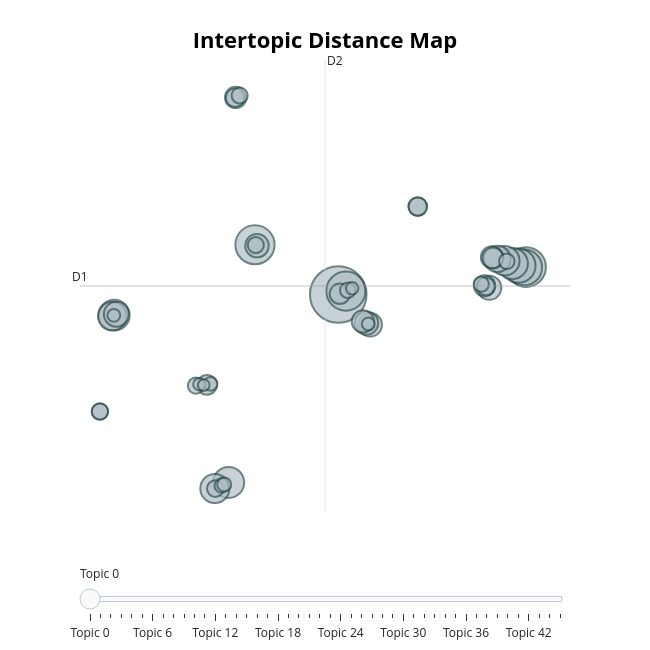

Notebook code for this chart:
### Code cell
# Visualize the distance between topics
fig2 = topic_model.visualize_topics()
fig2.show()

### Figure 1 — Plotly figure (JSON) as saved in the notebook; plotly's stock layout.template omitted (floating-point values rounded to 4 significant figures; data arrays with more than 128 entries replaced by an {"elided": "..."} marker saying what was removed)
{"data": [{"customdata": {"elided": "46x3 mixed values"}, "hovertemplate": "<b>Topic %{customdata[0]}</b><br>%{customdata[1]}<br>Size: %{customdata[2]}", "legendgroup": "", "marker": {"color": "#B0BEC5", "line": {"color": "DarkSlateGrey", "width": 2}, "size": [309, 153, 148, 148, 123, 113, 94, 93, 91, 84, 82, 79, 67, 60, 56, 54, 53, 53, 48, 47, 44, 44, 42, 40, 38, 34, 33, 32, 31, 27, 26, 25, 25, 25, 25, 23, 23, 22, 20, 19, 18, 16, 16, 15, 15, 13], "sizemode": "area", "sizeref": 0.1931, "symbol": "circle"}, "mode": "markers", "name": "", "orientation": "v", "showlegend": false, "type": "scatter", "x": [5.327, 14.8, 5.711, 1.126, 14.71, 14.42, 14.11, -0.204, -5.975, 13.73, -0.8985, -6.074, 13.36, -5.87, 12.94, 6.936, 1.227, 6.753, 6.57, 13.08, 0.1496, 12.71, 13.13, 5.407, -1.298, 9.337, 0.1166, 9.337, 12.77, -0.8738, -6.698, 1.167, -1.857, -6.698, 0.3532, 13.83, 5.807, 12.54, -0.5525, -0.4261, -1.113, 6.843, -5.996, -1.679, 6.027, -1.459], "xaxis": "x", "y": [4.229, 7.278, 4.615, 9.758, 7.237, 7.435, 7.672, -16.63, 1.939, 7.986, -17.31, 1.84, 8.177, 2.044, 4.975, 0.8731, 9.657, 1.057, 1.239, 8.363, 26.12, 5.198, 8.299, 4.313, -5.794, 13.99, 26.09, 13.99, 5.139, -17.32, -8.761, 9.718, -5.889, -8.761, 26.32, 7.927, 4.709, 5.381, -16.98, -16.85, -5.688, 0.9665, 1.918, -5.727, 4.917, -5.832], "yaxis": "y"}], "layout": {"annotations": [{"showarrow": false, "text": "D1", "x": -7.703, "y": 5.178, "yshift": 10}, {"showarrow": false, "text": "D2", "x": 4.658, "xshift": 10, "y": 30.27}], "height": 650, "hoverlabel": {"bgcolor": "white", "font": {"family": "Rockwell", "size": 16}}, "legend": {"itemsizing": "constant", "tracegroupgap": 0}, "margin": {"t": 60}, "shapes": [{"line": {"color": "#CFD8DC", "width": 2}, "type": "line", "x0": 4.658, "x1": 4.658, "y0": -19.92, "y1": 30.27}, {"line": {"color": "#9E9E9E", "width": 2}, "type": "line", "x0": -7.703, "x1": 17.02, "y0": 5.178, "y1": 5.178}], "sliders": [{"active": 0, "pad": {"t": 50}, "steps": [{"args": [{"marker.color": [["red", "#B0BEC5", "#B0BEC5", "#B0BEC5", "#B0BEC5", "#B0BEC5", "#B0BEC5", "#B0BEC5", "#B0BEC5", "#B0BEC5", "#B0BEC5", "#B0BEC5", "#B0BEC5", "#B0BEC5", "#B0BEC5", "#B0BEC5", "#B0BEC5", "#B0BEC5", "#B0BEC5", "#B0BEC5", "#B0BEC5", "#B0BEC5", "#B0BEC5", "#B0BEC5", "#B0BEC5", "#B0BEC5", "#B0BEC5", "#B0BEC5", "#B0BEC5", "#B0BEC5", "#B0BEC5", "#B0BEC5", "#B0BEC5", "#B0BEC5", "#B0BEC5", "#B0BEC5", "#B0BEC5", "#B0BEC5", "#B0BEC5", "#B0BEC5", "#B0BEC5", "#B0BEC5", "#B0BEC5", "#B0BEC5", "#B0BEC5", "#B0BEC5"]]}], "label": "Topic 0", "method": "update"}, {"args": [{"marker.color": [["#B0BEC5", "red", "#B0BEC5", "#B0BEC5", "#B0BEC5", "#B0BEC5", "#B0BEC5", "#B0BEC5", "#B0BEC5", "#B0BEC5", "#B0BEC5", "#B0BEC5", "#B0BEC5", "#B0BEC5", "#B0BEC5", "#B0BEC5", "#B0BEC5", "#B0BEC5", "#B0BEC5", "#B0BEC5", "#B0BEC5", "#B0BEC5", "#B0BEC5", "#B0BEC5", "#B0BEC5", "#B0BEC5", "#B0BEC5", "#B0BEC5", "#B0BEC5", "#B0BEC5", "#B0BEC5", "#B0BEC5", "#B0BEC5", "#B0BEC5", "#B0BEC5", "#B0BEC5", "#B0BEC5", "#B0BEC5", "#B0BEC5", "#B0BEC5", "#B0BEC5", "#B0BEC5", "#B0BEC5", "#B0BEC5", "#B0BEC5", "#B0BEC5"]]}], "label": "Topic 1", "method": "update"}, {"args": [{"marker.color": [["#B0BEC5", "#B0BEC5", "red", "#B0BEC5", "#B0BEC5", "#B0BEC5", "#B0BEC5", "#B0BEC5", "#B0BEC5", "#B0BEC5", "#B0BEC5", "#B0BEC5", "#B0BEC5", "#B0BEC5", "#B0BEC5", "#B0BEC5", "#B0BEC5", "#B0BEC5", "#B0BEC5", "#B0BEC5", "#B0BEC5", "#B0BEC5", "#B0BEC5", "#B0BEC5", "#B0BEC5", "#B0BEC5", "#B0BEC5", "#B0BEC5", "#B0BEC5", "#B0BEC5", "#B0BEC5", "#B0BEC5", "#B0BEC5", "#B0BEC5", "#B0BEC5", "#B0BEC5", "#B0BEC5", "#B0BEC5", "#B0BEC5", "#B0BEC5", "#B0BEC5", "#B0BEC5", "#B0BEC5", "#B0BEC5", "#B0BEC5", "#B0BEC5"]]}], "label": "Topic 2", "method": "update"}, {"args": [{"marker.color": [["#B0BEC5", "#B0BEC5", "#B0BEC5", "red", "#B0BEC5", "#B0BEC5", "#B0BEC5", "#B0BEC5", "#B0BEC5", "#B0BEC5", "#B0BEC5", "#B0BEC5", "#B0BEC5", "#B0BEC5", "#B0BEC5", "#B0BEC5", "#B0BEC5", "#B0BEC5", "#B0BEC5", "#B0BEC5", "#B0BEC5", "#B0BEC5", "#B0BEC5", "#B0BEC5", "#B0BEC5", "#B0BEC5", "#B0BEC5", "#B0BEC5", "#B0BEC5", "#B0BEC5", "#B0BEC5", "#B0BEC5", "#B0BEC5", "#B0BEC5", "#B0BEC5", "#B0BEC5", "#B0BEC5", "#B0BEC5", "#B0BEC5", "#B0BEC5", "#B0BEC5", "#B0BEC5", "#B0BEC5", "#B0BEC5", "#B0BEC5", "#B0BEC5"]]}], "label": "Topic 3", "method": "update"}, {"args": [{"marker.color": [["#B0BEC5", "#B0BEC5", "#B0BEC5", "#B0BEC5", "red", "#B0BEC5", "#B0BEC5", "#B0BEC5", "#B0BEC5", "#B0BEC5", "#B0BEC5", "#B0BEC5", "#B0BEC5", "#B0BEC5", "#B0BEC5", "#B0BEC5", "#B0BEC5", "#B0BEC5", "#B0BEC5", "#B0BEC5", "#B0BEC5", "#B0BEC5", "#B0BEC5", "#B0BEC5", "#B0BEC5", "#B0BEC5", "#B0BEC5", "#B0BEC5", "#B0BEC5", "#B0BEC5", "#B0BEC5", "#B0BEC5", "#B0BEC5", "#B0BEC5", "#B0BEC5", "#B0BEC5", "#B0BEC5", "#B0BEC5", "#B0BEC5", "#B0BEC5", "#B0BEC5", "#B0BEC5", "#B0BEC5", "#B0BEC5", "#B0BEC5", "#B0BEC5"]]}], "label": "Topic 4", "method": "update"}, {"args": [{"marker.color": [["#B0BEC5", "#B0BEC5", "#B0BEC5", "#B0BEC5", "#B0BEC5", "red", "#B0BEC5", "#B0BEC5", "#B0BEC5", "#B0BEC5", "#B0BEC5", "#B0BEC5", "#B0BEC5", "#B0BEC5", "#B0BEC5", "#B0BEC5", "#B0BEC5", "#B0BEC5", "#B0BEC5", "#B0BEC5", "#B0BEC5", "#B0BEC5", "#B0BEC5", "#B0BEC5", "#B0BEC5", "#B0BEC5", "#B0BEC5", "#B0BEC5", "#B0BEC5", "#B0BEC5", "#B0BEC5", "#B0BEC5", "#B0BEC5", "#B0BEC5", "#B0BEC5", "#B0BEC5", "#B0BEC5", "#B0BEC5", "#B0BEC5", "#B0BEC5", "#B0BEC5", "#B0BEC5", "#B0BEC5", "#B0BEC5", "#B0BEC5", "#B0BEC5"]]}], "label": "Topic 5", "method": "update"}, {"args": [{"marker.color": [["#B0BEC5", "#B0BEC5", "#B0BEC5", "#B0BEC5", "#B0BEC5", "#B0BEC5", "red", "#B0BEC5", "#B0BEC5", "#B0BEC5", "#B0BEC5", "#B0BEC5", "#B0BEC5", "#B0BEC5", "#B0BEC5", "#B0BEC5", "#B0BEC5", "#B0BEC5", "#B0BEC5", "#B0BEC5", "#B0BEC5", "#B0BEC5", "#B0BEC5", "#B0BEC5", "#B0BEC5", "#B0BEC5", "#B0BEC5", "#B0BEC5", "#B0BEC5", "#B0BEC5", "#B0BEC5", "#B0BEC5", "#B0BEC5", "#B0BEC5", "#B0BEC5", "#B0BEC5", "#B0BEC5", "#B0BEC5", "#B0BEC5", "#B0BEC5", "#B0BEC5", "#B0BEC5", "#B0BEC5", "#B0BEC5", "#B0BEC5", "#B0BEC5"]]}], "label": "Topic 6", "method": "update"}, {"args": [{"marker.color": [["#B0BEC5", "#B0BEC5", "#B0BEC5", "#B0BEC5", "#B0BEC5", "#B0BEC5", "#B0BEC5", "red", "#B0BEC5", "#B0BEC5", "#B0BEC5", "#B0BEC5", "#B0BEC5", "#B0BEC5", "#B0BEC5", "#B0BEC5", "#B0BEC5", "#B0BEC5", "#B0BEC5", "#B0BEC5", "#B0BEC5", "#B0BEC5", "#B0BEC5", "#B0BEC5", "#B0BEC5", "#B0BEC5", "#B0BEC5", "#B0BEC5", "#B0BEC5", "#B0BEC5", "#B0BEC5", "#B0BEC5", "#B0BEC5", "#B0BEC5", "#B0BEC5", "#B0BEC5", "#B0BEC5", "#B0BEC5", "#B0BEC5", "#B0BEC5", "#B0BEC5", "#B0BEC5", "#B0BEC5", "#B0BEC5", "#B0BEC5", "#B0BEC5"]]}], "label": "Topic 7", "method": "update"}, {"args": [{"marker.color": [["#B0BEC5", "#B0BEC5", "#B0BEC5", "#B0BEC5", "#B0BEC5", "#B0BEC5", "#B0BEC5", "#B0BEC5", "red", "#B0BEC5", "#B0BEC5", "#B0BEC5", "#B0BEC5", "#B0BEC5", "#B0BEC5", "#B0BEC5", "#B0BEC5", "#B0BEC5", "#B0BEC5", "#B0BEC5", "#B0BEC5", "#B0BEC5", "#B0BEC5", "#B0BEC5", "#B0BEC5", "#B0BEC5", "#B0BEC5", "#B0BEC5", "#B0BEC5", "#B0BEC5", "#B0BEC5", "#B0BEC5", "#B0BEC5", "#B0BEC5", "#B0BEC5", "#B0BEC5", "#B0BEC5", "#B0BEC5", "#B0BEC5", "#B0BEC5", "#B0BEC5", "#B0BEC5", "#B0BEC5", "#B0BEC5", "#B0BEC5", "#B0BEC5"]]}], "label": "Topic 8", "method": "update"}, {"args": [{"marker.color": [["#B0BEC5", "#B0BEC5", "#B0BEC5", "#B0BEC5", "#B0BEC5", "#B0BEC5", "#B0BEC5", "#B0BEC5", "#B0BEC5", "red", "#B0BEC5", "#B0BEC5", "#B0BEC5", "#B0BEC5", "#B0BEC5", "#B0BEC5", "#B0BEC5", "#B0BEC5", "#B0BEC5", "#B0BEC5", "#B0BEC5", "#B0BEC5", "#B0BEC5", "#B0BEC5", "#B0BEC5", "#B0BEC5", "#B0BEC5", "#B0BEC5", "#B0BEC5", "#B0BEC5", "#B0BEC5", "#B0BEC5", "#B0BEC5", "#B0BEC5", "#B0BEC5", "#B0BEC5", "#B0BEC5", "#B0BEC5", "#B0BEC5", "#B0BEC5", "#B0BEC5", "#B0BEC5", "#B0BEC5", "#B0BEC5", "#B0BEC5", "#B0BEC5"]]}], "label": "Topic 9", "method": "update"}, {"args": [{"marker.color": [["#B0BEC5", "#B0BEC5", "#B0BEC5", "#B0BEC5", "#B0BEC5", "#B0BEC5", "#B0BEC5", "#B0BEC5", "#B0BEC5", "#B0BEC5", "red", "#B0BEC5", "#B0BEC5", "#B0BEC5", "#B0BEC5", "#B0BEC5", "#B0BEC5", "#B0BEC5", "#B0BEC5", "#B0BEC5", "#B0BEC5", "#B0BEC5", "#B0BEC5", "#B0BEC5", "#B0BEC5", "#B0BEC5", "#B0BEC5", "#B0BEC5", "#B0BEC5", "#B0BEC5", "#B0BEC5", "#B0BEC5", "#B0BEC5", "#B0BEC5", "#B0BEC5", "#B0BEC5", "#B0BEC5", "#B0BEC5", "#B0BEC5", "#B0BEC5", "#B0BEC5", "#B0BEC5", "#B0BEC5", "#B0BEC5", "#B0BEC5", "#B0BEC5"]]}], "label": "Topic 10", "method": "update"}, {"args": [{"marker.color": [["#B0BEC5", "#B0BEC5", "#B0BEC5", "#B0BEC5", "#B0BEC5", "#B0BEC5", "#B0BEC5", "#B0BEC5", "#B0BEC5", "#B0BEC5", "#B0BEC5", "red", "#B0BEC5", "#B0BEC5", "#B0BEC5", "#B0BEC5", "#B0BEC5", "#B0BEC5", "#B0BEC5", "#B0BEC5", "#B0BEC5", "#B0BEC5", "#B0BEC5", "#B0BEC5", "#B0BEC5", "#B0BEC5", "#B0BEC5", "#B0BEC5", "#B0BEC5", "#B0BEC5", "#B0BEC5", "#B0BEC5", "#B0BEC5", "#B0BEC5", "#B0BEC5", "#B0BEC5", "#B0BEC5", "#B0BEC5", "#B0BEC5", "#B0BEC5", "#B0BEC5", "#B0BEC5", "#B0BEC5", "#B0BEC5", "#B0BEC5", "#B0BEC5"]]}], "label": "Topic 11", "method": "update"}, {"args": [{"marker.color": [["#B0BEC5", "#B0BEC5", "#B0BEC5", "#B0BEC5", "#B0BEC5", "#B0BEC5", "#B0BEC5", "#B0BEC5", "#B0BEC5", "#B0BEC5", "#B0BEC5", "#B0BEC5", "red", "#B0BEC5", "#B0BEC5", "#B0BEC5", "#B0BEC5", "#B0BEC5", "#B0BEC5", "#B0BEC5", "#B0BEC5", "#B0BEC5", "#B0BEC5", "#B0BEC5", "#B0BEC5", "#B0BEC5", "#B0BEC5", "#B0BEC5", "#B0BEC5", "#B0BEC5", "#B0BEC5", "#B0BEC5", "#B0BEC5", "#B0BEC5", "#B0BEC5", "#B0BEC5", "#B0BEC5", "#B0BEC5", "#B0BEC5", "#B0BEC5", "#B0BEC5", "#B0BEC5", "#B0BEC5", "#B0BEC5", "#B0BEC5", "#B0BEC5"]]}], "label": "Topic 12", "method": "update"}, {"args": [{"marker.color": [["#B0BEC5", "#B0BEC5", "#B0BEC5", "#B0BEC5", "#B0BEC5", "#B0BEC5", "#B0BEC5", "#B0BEC5", "#B0BEC5", "#B0BEC5", "#B0BEC5", "#B0BEC5", "#B0BEC5", "red", "#B0BEC5", "#B0BEC5", "#B0BEC5", "#B0BEC5", "#B0BEC5", "#B0BEC5", "#B0BEC5", "#B0BEC5", "#B0BEC5", "#B0BEC5", "#B0BEC5", "#B0BEC5", "#B0BEC5", "#B0BEC5", "#B0BEC5", "#B0BEC5", "#B0BEC5", "#B0BEC5", "#B0BEC5", "#B0BEC5", "#B0BEC5", "#B0BEC5", "#B0BEC5", "#B0BEC5", "#B0BEC5", "#B0BEC5", "#B0BEC5", "#B0BEC5", "#B0BEC5", "#B0BEC5", "#B0BEC5", "#B0BEC5"]]}], "label": "Topic 13", "method": "update"}, {"args": [{"marker.color": [["#B0BEC5", "#B0BEC5", "#B0BEC5", "#B0BEC5", "#B0BEC5", "#B0BEC5", "#B0BEC5", "#B0BEC5", "#B0BEC5", "#B0BEC5", "#B0BEC5", "#B0BEC5", "#B0BEC5", "#B0BEC5", "red", "#B0BEC5", "#B0BEC5", "#B0BEC5", "#B0BEC5", "#B0BEC5", "#B0BEC5", "#B0BEC5", "#B0BEC5", "#B0BEC5", "#B0BEC5", "#B0BEC5", "#B0BEC5", "#B0BEC5", "#B0BEC5", "#B0BEC5", "#B0BEC5", "#B0BEC5", "#B0BEC5", "#B0BEC5", "#B0BEC5", "#B0BEC5", "#B0BEC5", "#B0BEC5", "#B0BEC5", "#B0BEC5", "#B0BEC5", "#B0BEC5", "#B0BEC5", "#B0BEC5", "#B0BEC5", "#B0BEC5"]]}], "label": "Topic 14", "method": "update"}, {"args": [{"marker.color": [["#B0BEC5", "#B0BEC5", "#B0BEC5", "#B0BEC5", "#B0BEC5", "#B0BEC5", "#B0BEC5", "#B0BEC5", "#B0BEC5", "#B0BEC5", "#B0BEC5", "#B0BEC5", "#B0BEC5", "#B0BEC5", "#B0BEC5", "red", "#B0BEC5", "#B0BEC5", "#B0BEC5", "#B0BEC5", "#B0BEC5", "#B0BEC5", "#B0BEC5", "#B0BEC5", "#B0BEC5", "#B0BEC5", "#B0BEC5", "#B0BEC5", "#B0BEC5", "#B0BEC5", "#B0BEC5", "#B0BEC5", "#B0BEC5", "#B0BEC5", "#B0BEC5", "#B0BEC5", "#B0BEC5", "#B0BEC5", "#B0BEC5", "#B0BEC5", "#B0BEC5", "#B0BEC5", "#B0BEC5", "#B0BEC5", "#B0BEC5", "#B0BEC5"]]}], "label": "Topic 15", "method": "update"}, {"args": [{"marker.color": [["#B0BEC5", "#B0BEC5", "#B0BEC5", "#B0BEC5", "#B0BEC5", "#B0BEC5", "#B0BEC5", "#B0BEC5", "#B0BEC5", "#B0BEC5", "#B0BEC5", "#B0BEC5", "#B0BEC5", "#B0BEC5", "#B0BEC5", "#B0BEC5", "red", "#B0BEC5", "#B0BEC5", "#B0BEC5", "#B0BEC5", "#B0BEC5", "#B0BEC5", "#B0BEC5", "#B0BEC5", "#B0BEC5", "#B0BEC5", "#B0BEC5", "#B0BEC5", "#B0BEC5", "#B0BEC5", "#B0BEC5", "#B0BEC5", "#B0BEC5", "#B0BEC5", "#B0BEC5", "#B0BEC5", "#B0BEC5", "#B0BEC5", "#B0BEC5", "#B0BEC5", "#B0BEC5", "#B0BEC5", "#B0BEC5", "#B0BEC5", "#B0BEC5"]]}], "label": "Topic 16", "method": "update"}, {"args": [{"marker.color": [["#B0BEC5", "#B0BEC5", "#B0BEC5", "#B0BEC5", "#B0BEC5", "#B0BEC5", "#B0BEC5", "#B0BEC5", "#B0BEC5", "#B0BEC5", "#B0BEC5", "#B0BEC5", "#B0BEC5", "#B0BEC5", "#B0BEC5", "#B0BEC5", "#B0BEC5", "red", "#B0BEC5", "#B0BEC5", "#B0BEC5", "#B0BEC5", "#B0BEC5", "#B0BEC5", "#B0BEC5", "#B0BEC5", "#B0BEC5", "#B0BEC5", "#B0BEC5", "#B0BEC5", "#B0BEC5", "#B0BEC5", "#B0BEC5", "#B0BEC5", "#B0BEC5", "#B0BEC5", "#B0BEC5", "#B0BEC5", "#B0BEC5", "#B0BEC5", "#B0BEC5", "#B0BEC5", "#B0BEC5", "#B0BEC5", "#B0BEC5", "#B0BEC5"]]}], "label": "Topic 17", "method": "update"}, {"args": [{"marker.color": [["#B0BEC5", "#B0BEC5", "#B0BEC5", "#B0BEC5", "#B0BEC5", "#B0BEC5", "#B0BEC5", "#B0BEC5", "#B0BEC5", "#B0BEC5", "#B0BEC5", "#B0BEC5", "#B0BEC5", "#B0BEC5", "#B0BEC5", "#B0BEC5", "#B0BEC5", "#B0BEC5", "red", "#B0BEC5", "#B0BEC5", "#B0BEC5", "#B0BEC5", "#B0BEC5", "#B0BEC5", "#B0BEC5", "#B0BEC5", "#B0BEC5", "#B0BEC5", "#B0BEC5", "#B0BEC5", "#B0BEC5", "#B0BEC5", "#B0BEC5", "#B0BEC5", "#B0BEC5", "#B0BEC5", "#B0BEC5", "#B0BEC5", "#B0BEC5", "#B0BEC5", "#B0BEC5", "#B0BEC5", "#B0BEC5", "#B0BEC5", "#B0BEC5"]]}], "label": "Topic 18", "method": "update"}, {"args": [{"marker.color": [["#B0BEC5", "#B0BEC5", "#B0BEC5", "#B0BEC5", "#B0BEC5", "#B0BEC5", "#B0BEC5", "#B0BEC5", "#B0BEC5", "#B0BEC5", "#B0BEC5", "#B0BEC5", "#B0BEC5", "#B0BEC5", "#B0BEC5", "#B0BEC5", "#B0BEC5", "#B0BEC5", "#B0BEC5", "red", "#B0BEC5", "#B0BEC5", "#B0BEC5", "#B0BEC5", "#B0BEC5", "#B0BEC5", "#B0BEC5", "#B0BEC5", "#B0BEC5", "#B0BEC5", "#B0BEC5", "#B0BEC5", "#B0BEC5", "#B0BEC5", "#B0BEC5", "#B0BEC5", "#B0BEC5", "#B0BEC5", "#B0BEC5", "#B0BEC5", "#B0BEC5", "#B0BEC5", "#B0BEC5", "#B0BEC5", "#B0BEC5", "#B0BEC5"]]}], "label": "Topic 19", "method": "update"}, {"args": [{"marker.color": [["#B0BEC5", "#B0BEC5", "#B0BEC5", "#B0BEC5", "#B0BEC5", "#B0BEC5", "#B0BEC5", "#B0BEC5", "#B0BEC5", "#B0BEC5", "#B0BEC5", "#B0BEC5", "#B0BEC5", "#B0BEC5", "#B0BEC5", "#B0BEC5", "#B0BEC5", "#B0BEC5", "#B0BEC5", "#B0BEC5", "red", "#B0BEC5", "#B0BEC5", "#B0BEC5", "#B0BEC5", "#B0BEC5", "#B0BEC5", "#B0BEC5", "#B0BEC5", "#B0BEC5", "#B0BEC5", "#B0BEC5", "#B0BEC5", "#B0BEC5", "#B0BEC5", "#B0BEC5", "#B0BEC5", "#B0BEC5", "#B0BEC5", "#B0BEC5", "#B0BEC5", "#B0BEC5", "#B0BEC5", "#B0BEC5", "#B0BEC5", "#B0BEC5"]]}], "label": "Topic 20", "method": "update"}, {"args": [{"marker.color": [["#B0BEC5", "#B0BEC5", "#B0BEC5", "#B0BEC5", "#B0BEC5", "#B0BEC5", "#B0BEC5", "#B0BEC5", "#B0BEC5", "#B0BEC5", "#B0BEC5", "#B0BEC5", "#B0BEC5", "#B0BEC5", "#B0BEC5", "#B0BEC5", "#B0BEC5", "#B0BEC5", "#B0BEC5", "#B0BEC5", "#B0BEC5", "red", "#B0BEC5", "#B0BEC5", "#B0BEC5", "#B0BEC5", "#B0BEC5", "#B0BEC5", "#B0BEC5", "#B0BEC5", "#B0BEC5", "#B0BEC5", "#B0BEC5", "#B0BEC5", "#B0BEC5", "#B0BEC5", "#B0BEC5", "#B0BEC5", "#B0BEC5", "#B0BEC5", "#B0BEC5", "#B0BEC5", "#B0BEC5", "#B0BEC5", "#B0BEC5", "#B0BEC5"]]}], "label": "Topic 21", "method": "update"}, {"args": [{"marker.color": [["#B0BEC5", "#B0BEC5", "#B0BEC5", "#B0BEC5", "#B0BEC5", "#B0BEC5", "#B0BEC5", "#B0BEC5", "#B0BEC5", "#B0BEC5", "#B0BEC5", "#B0BEC5", "#B0BEC5", "#B0BEC5", "#B0BEC5", "#B0BEC5", "#B0BEC5", "#B0BEC5", "#B0BEC5", "#B0BEC5", "#B0BEC5", "#B0BEC5", "red", "#B0BEC5", "#B0BEC5", "#B0BEC5", "#B0BEC5", "#B0BEC5", "#B0BEC5", "#B0BEC5", "#B0BEC5", "#B0BEC5", "#B0BEC5", "#B0BEC5", "#B0BEC5", "#B0BEC5", "#B0BEC5", "#B0BEC5", "#B0BEC5", "#B0BEC5", "#B0BEC5", "#B0BEC5", "#B0BEC5", "#B0BEC5", "#B0BEC5", "#B0BEC5"]]}], "label": "Topic 22", "method": "update"}, {"args": [{"marker.color": [["#B0BEC5", "#B0BEC5", "#B0BEC5", "#B0BEC5", "#B0BEC5", "#B0BEC5", "#B0BEC5", "#B0BEC5", "#B0BEC5", "#B0BEC5", "#B0BEC5", "#B0BEC5", "#B0BEC5", "#B0BEC5", "#B0BEC5", "#B0BEC5", "#B0BEC5", "#B0BEC5", "#B0BEC5", "#B0BEC5", "#B0BEC5", "#B0BEC5", "#B0BEC5", "red", "#B0BEC5", "#B0BEC5", "#B0BEC5", "#B0BEC5", "#B0BEC5", "#B0BEC5", "#B0BEC5", "#B0BEC5", "#B0BEC5", "#B0BEC5", "#B0BEC5", "#B0BEC5", "#B0BEC5", "#B0BEC5", "#B0BEC5", "#B0BEC5", "#B0BEC5", "#B0BEC5", "#B0BEC5", "#B0BEC5", "#B0BEC5", "#B0BEC5"]]}], "label": "Topic 23", "method": "update"}, {"args": [{"marker.color": [["#B0BEC5", "#B0BEC5", "#B0BEC5", "#B0BEC5", "#B0BEC5", "#B0BEC5", "#B0BEC5", "#B0BEC5", "#B0BEC5", "#B0BEC5", "#B0BEC5", "#B0BEC5", "#B0BEC5", "#B0BEC5", "#B0BEC5", "#B0BEC5", "#B0BEC5", "#B0BEC5", "#B0BEC5", "#B0BEC5", "#B0BEC5", "#B0BEC5", "#B0BEC5", "#B0BEC5", "red", "#B0BEC5", "#B0BEC5", "#B0BEC5", "#B0BEC5", "#B0BEC5", "#B0BEC5", "#B0BEC5", "#B0BEC5", "#B0BEC5", "#B0BEC5", "#B0BEC5", "#B0BEC5", "#B0BEC5", "#B0BEC5", "#B0BEC5", "#B0BEC5", "#B0BEC5", "#B0BEC5", "#B0BEC5", "#B0BEC5", "#B0BEC5"]]}], "label": "Topic 24", "method": "update"}, {"args": [{"marker.color": [["#B0BEC5", "#B0BEC5", "#B0BEC5", "#B0BEC5", "#B0BEC5", "#B0BEC5", "#B0BEC5", "#B0BEC5", "#B0BEC5", "#B0BEC5", "#B0BEC5", "#B0BEC5", "#B0BEC5", "#B0BEC5", "#B0BEC5", "#B0BEC5", "#B0BEC5", "#B0BEC5", "#B0BEC5", "#B0BEC5", "#B0BEC5", "#B0BEC5", "#B0BEC5", "#B0BEC5", "#B0BEC5", "red", "#B0BEC5", "#B0BEC5", "#B0BEC5", "#B0BEC5", "#B0BEC5", "#B0BEC5", "#B0BEC5", "#B0BEC5", "#B0BEC5", "#B0BEC5", "#B0BEC5", "#B0BEC5", "#B0BEC5", "#B0BEC5", "#B0BEC5", "#B0BEC5", "#B0BEC5", "#B0BEC5", "#B0BEC5", "#B0BEC5"]]}], "label": "Topic 25", "method": "update"}, {"args": [{"marker.color": [["#B0BEC5", "#B0BEC5", "#B0BEC5", "#B0BEC5", "#B0BEC5", "#B0BEC5", "#B0BEC5", "#B0BEC5", "#B0BEC5", "#B0BEC5", "#B0BEC5", "#B0BEC5", "#B0BEC5", "#B0BEC5", "#B0BEC5", "#B0BEC5", "#B0BEC5", "#B0BEC5", "#B0BEC5", "#B0BEC5", "#B0BEC5", "#B0BEC5", "#B0BEC5", "#B0BEC5", "#B0BEC5", "#B0BEC5", "red", "#B0BEC5", "#B0BEC5", "#B0BEC5", "#B0BEC5", "#B0BEC5", "#B0BEC5", "#B0BEC5", "#B0BEC5", "#B0BEC5", "#B0BEC5", "#B0BEC5", "#B0BEC5", "#B0BEC5", "#B0BEC5", "#B0BEC5", "#B0BEC5", "#B0BEC5", "#B0BEC5", "#B0BEC5"]]}], "label": "Topic 26", "method": "update"}, {"args": [{"marker.color": [["#B0BEC5", "#B0BEC5", "#B0BEC5", "#B0BEC5", "#B0BEC5", "#B0BEC5", "#B0BEC5", "#B0BEC5", "#B0BEC5", "#B0BEC5", "#B0BEC5", "#B0BEC5", "#B0BEC5", "#B0BEC5", "#B0BEC5", "#B0BEC5", "#B0BEC5", "#B0BEC5", "#B0BEC5", "#B0BEC5", "#B0BEC5", "#B0BEC5", "#B0BEC5", "#B0BEC5", "#B0BEC5", "#B0BEC5", "#B0BEC5", "red", "#B0BEC5", "#B0BEC5", "#B0BEC5", "#B0BEC5", "#B0BEC5", "#B0BEC5", "#B0BEC5", "#B0BEC5", "#B0BEC5", "#B0BEC5", "#B0BEC5", "#B0BEC5", "#B0BEC5", "#B0BEC5", "#B0BEC5", "#B0BEC5", "#B0BEC5", "#B0BEC5"]]}], "label": "Topic 27", "method": "update"}, {"args": [{"marker.color": [["#B0BEC5", "#B0BEC5", "#B0BEC5", "#B0BEC5", "#B0BEC5", "#B0BEC5", "#B0BEC5", "#B0BEC5", "#B0BEC5", "#B0BEC5", "#B0BEC5", "#B0BEC5", "#B0BEC5", "#B0BEC5", "#B0BEC5", "#B0BEC5", "#B0BEC5", "#B0BEC5", "#B0BEC5", "#B0BEC5", "#B0BEC5", "#B0BEC5", "#B0BEC5", "#B0BEC5", "#B0BEC5", "#B0BEC5", "#B0BEC5", "#B0BEC5", "red", "#B0BEC5", "#B0BEC5", "#B0BEC5", "#B0BEC5", "#B0BEC5", "#B0BEC5", "#B0BEC5", "#B0BEC5", "#B0BEC5", "#B0BEC5", "#B0BEC5", "#B0BEC5", "#B0BEC5", "#B0BEC5", "#B0BEC5", "#B0BEC5", "#B0BEC5"]]}], "label": "Topic 28", "method": "update"}, {"args": [{"marker.color": [["#B0BEC5", "#B0BEC5", "#B0BEC5", "#B0BEC5", "#B0BEC5", "#B0BEC5", "#B0BEC5", "#B0BEC5", "#B0BEC5", "#B0BEC5", "#B0BEC5", "#B0BEC5", "#B0BEC5", "#B0BEC5", "#B0BEC5", "#B0BEC5", "#B0BEC5", "#B0BEC5", "#B0BEC5", "#B0BEC5", "#B0BEC5", "#B0BEC5", "#B0BEC5", "#B0BEC5", "#B0BEC5", "#B0BEC5", "#B0BEC5", "#B0BEC5", "#B0BEC5", "red", "#B0BEC5", "#B0BEC5", "#B0BEC5", "#B0BEC5", "#B0BEC5", "#B0BEC5", "#B0BEC5", "#B0BEC5", "#B0BEC5", "#B0BEC5", "#B0BEC5", "#B0BEC5", "#B0BEC5", "#B0BEC5", "#B0BEC5", "#B0BEC5"]]}], "label": "Topic 29", "method": "update"}, {"args": [{"marker.color": [["#B0BEC5", "#B0BEC5", "#B0BEC5", "#B0BEC5", "#B0BEC5", "#B0BEC5", "#B0BEC5", "#B0BEC5", "#B0BEC5", "#B0BEC5", "#B0BEC5", "#B0BEC5", "#B0BEC5", "#B0BEC5", "#B0BEC5", "#B0BEC5", "#B0BEC5", "#B0BEC5", "#B0BEC5", "#B0BEC5", "#B0BEC5", "#B0BEC5", "#B0BEC5", "#B0BEC5", "#B0BEC5", "#B0BEC5", "#B0BEC5", "#B0BEC5", "#B0BEC5", "#B0BEC5", "red", "#B0BEC5", "#B0BEC5", "#B0BEC5", "#B0BEC5", "#B0BEC5", "#B0BEC5", "#B0BEC5", "#B0BEC5", "#B0BEC5", "#B0BEC5", "#B0BEC5", "#B0BEC5", "#B0BEC5", "#B0BEC5", "#B0BEC5"]]}], "label": "Topic 30", "method": "update"}, {"args": [{"marker.color": [["#B0BEC5", "#B0BEC5", "#B0BEC5", "#B0BEC5", "#B0BEC5", "#B0BEC5", "#B0BEC5", "#B0BEC5", "#B0BEC5", "#B0BEC5", "#B0BEC5", "#B0BEC5", "#B0BEC5", "#B0BEC5", "#B0BEC5", "#B0BEC5", "#B0BEC5", "#B0BEC5", "#B0BEC5", "#B0BEC5", "#B0BEC5", "#B0BEC5", "#B0BEC5", "#B0BEC5", "#B0BEC5", "#B0BEC5", "#B0BEC5", "#B0BEC5", "#B0BEC5", "#B0BEC5", "#B0BEC5", "red", "#B0BEC5", "#B0BEC5", "#B0BEC5", "#B0BEC5", "#B0BEC5", "#B0BEC5", "#B0BEC5", "#B0BEC5", "#B0BEC5", "#B0BEC5", "#B0BEC5", "#B0BEC5", "#B0BEC5", "#B0BEC5"]]}], "label": "Topic 31", "method": "update"}, {"args": [{"marker.color": [["#B0BEC5", "#B0BEC5", "#B0BEC5", "#B0BEC5", "#B0BEC5", "#B0BEC5", "#B0BEC5", "#B0BEC5", "#B0BEC5", "#B0BEC5", "#B0BEC5", "#B0BEC5", "#B0BEC5", "#B0BEC5", "#B0BEC5", "#B0BEC5", "#B0BEC5", "#B0BEC5", "#B0BEC5", "#B0BEC5", "#B0BEC5", "#B0BEC5", "#B0BEC5", "#B0BEC5", "#B0BEC5", "#B0BEC5", "#B0BEC5", "#B0BEC5", "#B0BEC5", "#B0BEC5", "#B0BEC5", "#B0BEC5", "red", "#B0BEC5", "#B0BEC5", "#B0BEC5", "#B0BEC5", "#B0BEC5", "#B0BEC5", "#B0BEC5", "#B0BEC5", "#B0BEC5", "#B0BEC5", "#B0BEC5", "#B0BEC5", "#B0BEC5"]]}], "label": "Topic 32", "method": "update"}, {"args": [{"marker.color": [["#B0BEC5", "#B0BEC5", "#B0BEC5", "#B0BEC5", "#B0BEC5", "#B0BEC5", "#B0BEC5", "#B0BEC5", "#B0BEC5", "#B0BEC5", "#B0BEC5", "#B0BEC5", "#B0BEC5", "#B0BEC5", "#B0BEC5", "#B0BEC5", "#B0BEC5", "#B0BEC5", "#B0BEC5", "#B0BEC5", "#B0BEC5", "#B0BEC5", "#B0BEC5", "#B0BEC5", "#B0BEC5", "#B0BEC5", "#B0BEC5", "#B0BEC5", "#B0BEC5", "#B0BEC5", "#B0BEC5", "#B0BEC5", "#B0BEC5", "red", "#B0BEC5", "#B0BEC5", "#B0BEC5", "#B0BEC5", "#B0BEC5", "#B0BEC5", "#B0BEC5", "#B0BEC5", "#B0BEC5", "#B0BEC5", "#B0BEC5", "#B0BEC5"]]}], "label": "Topic 33", "method": "update"}, {"args": [{"marker.color": [["#B0BEC5", "#B0BEC5", "#B0BEC5", "#B0BEC5", "#B0BEC5", "#B0BEC5", "#B0BEC5", "#B0BEC5", "#B0BEC5", "#B0BEC5", "#B0BEC5", "#B0BEC5", "#B0BEC5", "#B0BEC5", "#B0BEC5", "#B0BEC5", "#B0BEC5", "#B0BEC5", "#B0BEC5", "#B0BEC5", "#B0BEC5", "#B0BEC5", "#B0BEC5", "#B0BEC5", "#B0BEC5", "#B0BEC5", "#B0BEC5", "#B0BEC5", "#B0BEC5", "#B0BEC5", "#B0BEC5", "#B0BEC5", "#B0BEC5", "#B0BEC5", "red", "#B0BEC5", "#B0BEC5", "#B0BEC5", "#B0BEC5", "#B0BEC5", "#B0BEC5", "#B0BEC5", "#B0BEC5", "#B0BEC5", "#B0BEC5", "#B0BEC5"]]}], "label": "Topic 34", "method": "update"}, {"args": [{"marker.color": [["#B0BEC5", "#B0BEC5", "#B0BEC5", "#B0BEC5", "#B0BEC5", "#B0BEC5", "#B0BEC5", "#B0BEC5", "#B0BEC5", "#B0BEC5", "#B0BEC5", "#B0BEC5", "#B0BEC5", "#B0BEC5", "#B0BEC5", "#B0BEC5", "#B0BEC5", "#B0BEC5", "#B0BEC5", "#B0BEC5", "#B0BEC5", "#B0BEC5", "#B0BEC5", "#B0BEC5", "#B0BEC5", "#B0BEC5", "#B0BEC5", "#B0BEC5", "#B0BEC5", "#B0BEC5", "#B0BEC5", "#B0BEC5", "#B0BEC5", "#B0BEC5", "#B0BEC5", "red", "#B0BEC5", "#B0BEC5", "#B0BEC5", "#B0BEC5", "#B0BEC5", "#B0BEC5", "#B0BEC5", "#B0BEC5", "#B0BEC5", "#B0BEC5"]]}], "label": "Topic 35", "method": "update"}, {"args": [{"marker.color": [["#B0BEC5", "#B0BEC5", "#B0BEC5", "#B0BEC5", "#B0BEC5", "#B0BEC5", "#B0BEC5", "#B0BEC5", "#B0BEC5", "#B0BEC5", "#B0BEC5", "#B0BEC5", "#B0BEC5", "#B0BEC5", "#B0BEC5", "#B0BEC5", "#B0BEC5", "#B0BEC5", "#B0BEC5", "#B0BEC5", "#B0BEC5", "#B0BEC5", "#B0BEC5", "#B0BEC5", "#B0BEC5", "#B0BEC5", "#B0BEC5", "#B0BEC5", "#B0BEC5", "#B0BEC5", "#B0BEC5", "#B0BEC5", "#B0BEC5", "#B0BEC5", "#B0BEC5", "#B0BEC5", "red", "#B0BEC5", "#B0BEC5", "#B0BEC5", "#B0BEC5", "#B0BEC5", "#B0BEC5", "#B0BEC5", "#B0BEC5", "#B0BEC5"]]}], "label": "Topic 36", "method": "update"}, {"args": [{"marker.color": [["#B0BEC5", "#B0BEC5", "#B0BEC5", "#B0BEC5", "#B0BEC5", "#B0BEC5", "#B0BEC5", "#B0BEC5", "#B0BEC5", "#B0BEC5", "#B0BEC5", "#B0BEC5", "#B0BEC5", "#B0BEC5", "#B0BEC5", "#B0BEC5", "#B0BEC5", "#B0BEC5", "#B0BEC5", "#B0BEC5", "#B0BEC5", "#B0BEC5", "#B0BEC5", "#B0BEC5", "#B0BEC5", "#B0BEC5", "#B0BEC5", "#B0BEC5", "#B0BEC5", "#B0BEC5", "#B0BEC5", "#B0BEC5", "#B0BEC5", "#B0BEC5", "#B0BEC5", "#B0BEC5", "#B0BEC5", "red", "#B0BEC5", "#B0BEC5", "#B0BEC5", "#B0BEC5", "#B0BEC5", "#B0BEC5", "#B0BEC5", "#B0BEC5"]]}], "label": "Topic 37", "method": "update"}, {"args": [{"marker.color": [["#B0BEC5", "#B0BEC5", "#B0BEC5", "#B0BEC5", "#B0BEC5", "#B0BEC5", "#B0BEC5", "#B0BEC5", "#B0BEC5", "#B0BEC5", "#B0BEC5", "#B0BEC5", "#B0BEC5", "#B0BEC5", "#B0BEC5", "#B0BEC5", "#B0BEC5", "#B0BEC5", "#B0BEC5", "#B0BEC5", "#B0BEC5", "#B0BEC5", "#B0BEC5", "#B0BEC5", "#B0BEC5", "#B0BEC5", "#B0BEC5", "#B0BEC5", "#B0BEC5", "#B0BEC5", "#B0BEC5", "#B0BEC5", "#B0BEC5", "#B0BEC5", "#B0BEC5", "#B0BEC5", "#B0BEC5", "#B0BEC5", "red", "#B0BEC5", "#B0BEC5", "#B0BEC5", "#B0BEC5", "#B0BEC5", "#B0BEC5", "#B0BEC5"]]}], "label": "Topic 38", "method": "update"}, {"args": [{"marker.color": [["#B0BEC5", "#B0BEC5", "#B0BEC5", "#B0BEC5", "#B0BEC5", "#B0BEC5", "#B0BEC5", "#B0BEC5", "#B0BEC5", "#B0BEC5", "#B0BEC5", "#B0BEC5", "#B0BEC5", "#B0BEC5", "#B0BEC5", "#B0BEC5", "#B0BEC5", "#B0BEC5", "#B0BEC5", "#B0BEC5", "#B0BEC5", "#B0BEC5", "#B0BEC5", "#B0BEC5", "#B0BEC5", "#B0BEC5", "#B0BEC5", "#B0BEC5", "#B0BEC5", "#B0BEC5", "#B0BEC5", "#B0BEC5", "#B0BEC5", "#B0BEC5", "#B0BEC5", "#B0BEC5", "#B0BEC5", "#B0BEC5", "#B0BEC5", "red", "#B0BEC5", "#B0BEC5", "#B0BEC5", "#B0BEC5", "#B0BEC5", "#B0BEC5"]]}], "label": "Topic 39", "method": "update"}, {"args": [{"marker.color": [["#B0BEC5", "#B0BEC5", "#B0BEC5", "#B0BEC5", "#B0BEC5", "#B0BEC5", "#B0BEC5", "#B0BEC5", "#B0BEC5", "#B0BEC5", "#B0BEC5", "#B0BEC5", "#B0BEC5", "#B0BEC5", "#B0BEC5", "#B0BEC5", "#B0BEC5", "#B0BEC5", "#B0BEC5", "#B0BEC5", "#B0BEC5", "#B0BEC5", "#B0BEC5", "#B0BEC5", "#B0BEC5", "#B0BEC5", "#B0BEC5", "#B0BEC5", "#B0BEC5", "#B0BEC5", "#B0BEC5", "#B0BEC5", "#B0BEC5", "#B0BEC5", "#B0BEC5", "#B0BEC5", "#B0BEC5", "#B0BEC5", "#B0BEC5", "#B0BEC5", "red", "#B0BEC5", "#B0BEC5", "#B0BEC5", "#B0BEC5", "#B0BEC5"]]}], "label": "Topic 40", "method": "update"}, {"args": [{"marker.color": [["#B0BEC5", "#B0BEC5", "#B0BEC5", "#B0BEC5", "#B0BEC5", "#B0BEC5", "#B0BEC5", "#B0BEC5", "#B0BEC5", "#B0BEC5", "#B0BEC5", "#B0BEC5", "#B0BEC5", "#B0BEC5", "#B0BEC5", "#B0BEC5", "#B0BEC5", "#B0BEC5", "#B0BEC5", "#B0BEC5", "#B0BEC5", "#B0BEC5", "#B0BEC5", "#B0BEC5", "#B0BEC5", "#B0BEC5", "#B0BEC5", "#B0BEC5", "#B0BEC5", "#B0BEC5", "#B0BEC5", "#B0BEC5", "#B0BEC5", "#B0BEC5", "#B0BEC5", "#B0BEC5", "#B0BEC5", "#B0BEC5", "#B0BEC5", "#B0BEC5", "#B0BEC5", "red", "#B0BEC5", "#B0BEC5", "#B0BEC5", "#B0BEC5"]]}], "label": "Topic 41", "method": "update"}, {"args": [{"marker.color": [["#B0BEC5", "#B0BEC5", "#B0BEC5", "#B0BEC5", "#B0BEC5", "#B0BEC5", "#B0BEC5", "#B0BEC5", "#B0BEC5", "#B0BEC5", "#B0BEC5", "#B0BEC5", "#B0BEC5", "#B0BEC5", "#B0BEC5", "#B0BEC5", "#B0BEC5", "#B0BEC5", "#B0BEC5", "#B0BEC5", "#B0BEC5", "#B0BEC5", "#B0BEC5", "#B0BEC5", "#B0BEC5", "#B0BEC5", "#B0BEC5", "#B0BEC5", "#B0BEC5", "#B0BEC5", "#B0BEC5", "#B0BEC5", "#B0BEC5", "#B0BEC5", "#B0BEC5", "#B0BEC5", "#B0BEC5", "#B0BEC5", "#B0BEC5", "#B0BEC5", "#B0BEC5", "#B0BEC5", "red", "#B0BEC5", "#B0BEC5", "#B0BEC5"]]}], "label": "Topic 42", "method": "update"}, {"args": [{"marker.color": [["#B0BEC5", "#B0BEC5", "#B0BEC5", "#B0BEC5", "#B0BEC5", "#B0BEC5", "#B0BEC5", "#B0BEC5", "#B0BEC5", "#B0BEC5", "#B0BEC5", "#B0BEC5", "#B0BEC5", "#B0BEC5", "#B0BEC5", "#B0BEC5", "#B0BEC5", "#B0BEC5", "#B0BEC5", "#B0BEC5", "#B0BEC5", "#B0BEC5", "#B0BEC5", "#B0BEC5", "#B0BEC5", "#B0BEC5", "#B0BEC5", "#B0BEC5", "#B0BEC5", "#B0BEC5", "#B0BEC5", "#B0BEC5", "#B0BEC5", "#B0BEC5", "#B0BEC5", "#B0BEC5", "#B0BEC5", "#B0BEC5", "#B0BEC5", "#B0BEC5", "#B0BEC5", "#B0BEC5", "#B0BEC5", "red", "#B0BEC5", "#B0BEC5"]]}], "label": "Topic 43", "method": "update"}, {"args": [{"marker.color": [["#B0BEC5", "#B0BEC5", "#B0BEC5", "#B0BEC5", "#B0BEC5", "#B0BEC5", "#B0BEC5", "#B0BEC5", "#B0BEC5", "#B0BEC5", "#B0BEC5", "#B0BEC5", "#B0BEC5", "#B0BEC5", "#B0BEC5", "#B0BEC5", "#B0BEC5", "#B0BEC5", "#B0BEC5", "#B0BEC5", "#B0BEC5", "#B0BEC5", "#B0BEC5", "#B0BEC5", "#B0BEC5", "#B0BEC5", "#B0BEC5", "#B0BEC5", "#B0BEC5", "#B0BEC5", "#B0BEC5", "#B0BEC5", "#B0BEC5", "#B0BEC5", "#B0BEC5", "#B0BEC5", "#B0BEC5", "#B0BEC5", "#B0BEC5", "#B0BEC5", "#B0BEC5", "#B0BEC5", "#B0BEC5", "#B0BEC5", "red", "#B0BEC5"]]}], "label": "Topic 44", "method": "update"}, {"args": [{"marker.color": [["#B0BEC5", "#B0BEC5", "#B0BEC5", "#B0BEC5", "#B0BEC5", "#B0BEC5", "#B0BEC5", "#B0BEC5", "#B0BEC5", "#B0BEC5", "#B0BEC5", "#B0BEC5", "#B0BEC5", "#B0BEC5", "#B0BEC5", "#B0BEC5", "#B0BEC5", "#B0BEC5", "#B0BEC5", "#B0BEC5", "#B0BEC5", "#B0BEC5", "#B0BEC5", "#B0BEC5", "#B0BEC5", "#B0BEC5", "#B0BEC5", "#B0BEC5", "#B0BEC5", "#B0BEC5", "#B0BEC5", "#B0BEC5", "#B0BEC5", "#B0BEC5", "#B0BEC5", "#B0BEC5", "#B0BEC5", "#B0BEC5", "#B0BEC5", "#B0BEC5", "#B0BEC5", "#B0BEC5", "#B0BEC5", "#B0BEC5", "#B0BEC5", "red"]]}], "label": "Topic 45", "method": "update"}]}], "title": {"font": {"color": "Black", "size": 22}, "text": "<b>Intertopic Distance Map</b>", "x": 0.5, "xanchor": "center", "y": 0.95, "yanchor": "top"}, "width": 650, "xaxis": {"anchor": "y", "domain": [0, 1], "range": [-7.703, 17.02], "title": {"text": ""}, "visible": false}, "yaxis": {"anchor": "x", "domain": [0, 1], "range": [-19.92, 30.27], "title": {"text": ""}, "visible": false}}}
